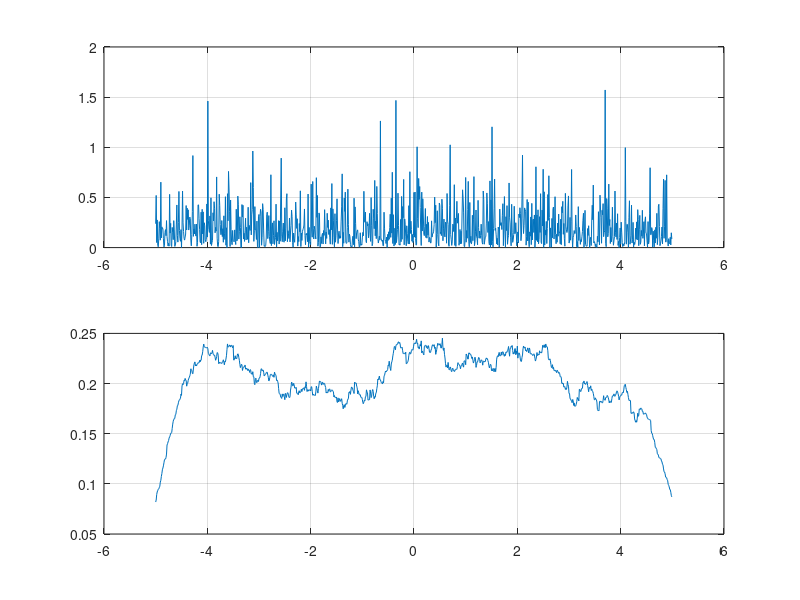

Here is the MATLAB script that generated this plot:
clear, clc

% tempo di campionamento
dt = .1;

N = 1e3;
Toss = dt*N;

w = randn(N,1)+ 1i*randn(N,1); % processo CN di potenza 2
% Spettro teorico: processo bianco di potenza 2 e bandad 1/dt = 10
S2_th = 2*dt;

Nf = N;
W = fftshift(fft(w,Nf,1))*dt;
f = (-Nf/2:Nf/2-1)/Nf/dt;
df = f(2)-f(1);

% Stima dello spettro
Sw = 1/Toss*abs(W).^2;

figure, 
subplot(2,1,1), plot(f,Sw), grid

Pw_stim = sum(Sw)*df; % mean(abs(w).^2) stessa misura nel tempo


% media e dispersione della stima dello spettro
disp = sqrt(var(Sw));
med = mean(Sw);


% media mobile
delta_f = 1;
H = 1/delta_f*rectpuls(f(:)/delta_f);
sum(H)*df;

% Spettro filtrato
Swf = conv2(Sw,H,'same')*df;
subplot(2,1,2), plot(f,Swf), grid



